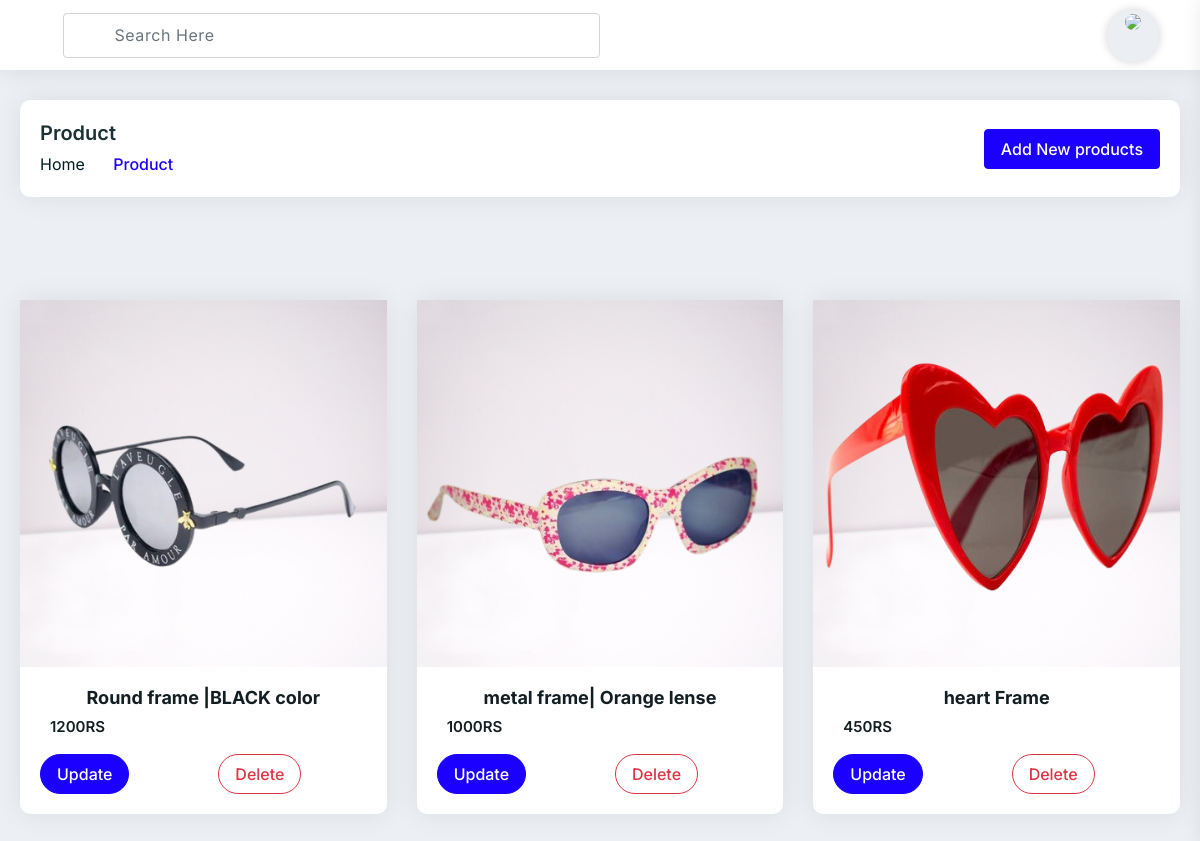
Screenshot of /viewCatProducts/2 with the database file from the repository.
### clientapp/models.py (models this page shows)
class Product(models.Model):
    title=models.CharField(max_length=100)
    price=models.IntegerField(default=0)
    description=models.CharField(max_length=1000)
    image=models.FileField(upload_to='upload/products/')
    tryon=models.FileField(upload_to='upload/tryon/')
    category=models.ForeignKey(Category,on_delete=models.CASCADE)
    created_at = models.DateTimeField(default=timezone.now)  # Add this line

### AdminApp/views.py (the view)
# urls.py: path('viewCatProducts/<int:id>',viewCatProducts,name="viewCatProducts"),
def viewCatProducts(request, id):
    cat=Category.objects.get(id=id)
    Products=Product.objects.filter(category=cat)   #this category is define in models.py
    catId=id
    return render(request,"product.html",{"Products":Products,"catId":catId})

### clientapp/context_processor.py (called while the page is built)
def user_profile_image(request):
    user = None
    if 'id' in request.session:
        try:
            user = User.objects.get(id=request.session['id'])
        except User.DoesNotExist:
            pass
    return {'user': user}

### AdminApp/templates/product.html (shortened to what this page needs)
{% extends 'dashboardheader.html' %}
{% load static %}
{% block start %}
<div class="main-container">
    <div class="pd-ltr-20 xs-pd-20-10">
        <div class="min-height-200px">
            <div class="page-header">
                <div class="row">
                    <div class="col-md-6 col-sm-12">
                        <div class="title">
                            <h4>Product</h4>
                        </div>
                        <nav aria-label="breadcrumb" role="navigation">
                            <ol class="breadcrumb">
                                <li class="breadcrumb-item"><a href="index.html">Home</a></li>
                                <li class="breadcrumb-item active" aria-current="page">Product</li>
                            </ol>
                        </nav>
                    </div>
                    <div class="col-md-6 col-sm-12 text-right">
                      <button type="button" class="btn btn-primary" data-toggle="modal" data-target="#myModal">
                       Add New products
                      </button>
                        </div>
                    </div>
                </div>
            </div>
            <div class="product-wrap">
                <div class="product-list">
                    <ul class="row">
                        {% for items in Products %}
                        <li class="col-lg-4 col-md-6 col-sm-12">
                            <div class="product-box">
                                <div class="product-img"><img src="{% get_media_prefix %}{{ items.image }}" alt=""></div>
                                <div class="product-caption">
                                    <h4 class="text-center"><a href="#">{{ items.title }}</a></h4>
                                    <div class="price">
                                        <ins>{{ items.price}}RS</ins>
                                    </div>
                                    <div class="row">
                                        <div class="col-lg-6 col-text-center">
                                            <button type="button" class="btn btn-primary" data-toggle="modal" data-target="#Update{{forloop.counter}}">
                                                Update
                                               </button>
                                        </div>
                                        <div class="col-lg-6 col-text-center" >
                                            <a href="/deleteProduct/{{items.id}}" class="btn btn-outline-danger">Delete</a>
                                        </div>
                                    </div>
                                </div>
                            </div>
                        </li>
                        {% endfor %}
                    </ul>
                </div>
            </div>
    </div>
</div>
{% endblock %}

### rows the page displays
Product: image (picture), title "Round frame |BLACK color", price "1200"
Product: image (picture), title "metal frame| Orange lense", price "1000"
Product: image (picture), title "heart Frame", price "450"
